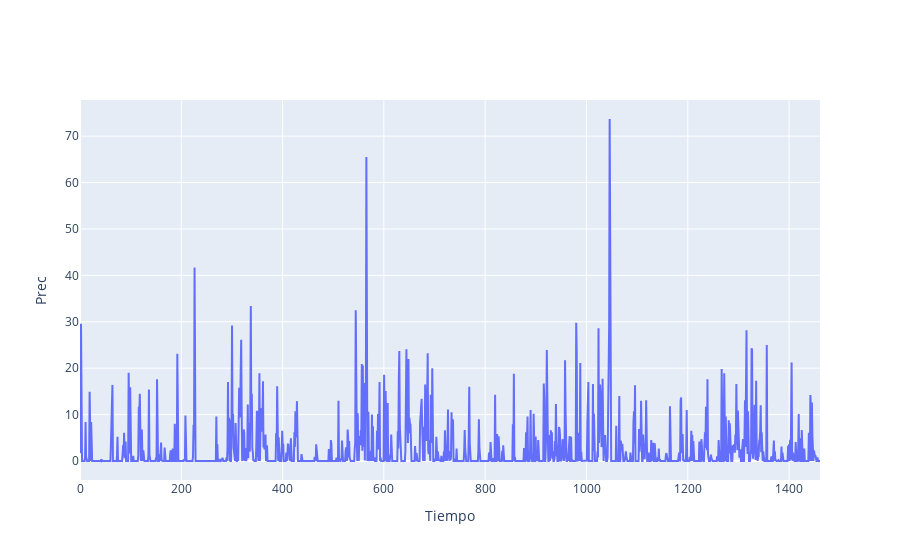

The cell this chart's notebook holds for it:
### Code cell
data_slice = analyze_time_interval(df, 1959, 3, "Prec", 9, 3)

### Figure 1 — Plotly figure (JSON) as saved in the notebook; plotly's stock layout.template omitted (floating-point values rounded to 4 significant figures; data arrays with more than 128 entries replaced by an {"elided": "..."} marker saying what was removed)
{"data": [{"type": "scatter", "x": {"elided": "1461 float values"}, "y": {"elided": "1461 float values"}}], "layout": {"xaxis": {"title": {"text": "Tiempo"}}, "yaxis": {"title": {"text": "Prec"}}}}
